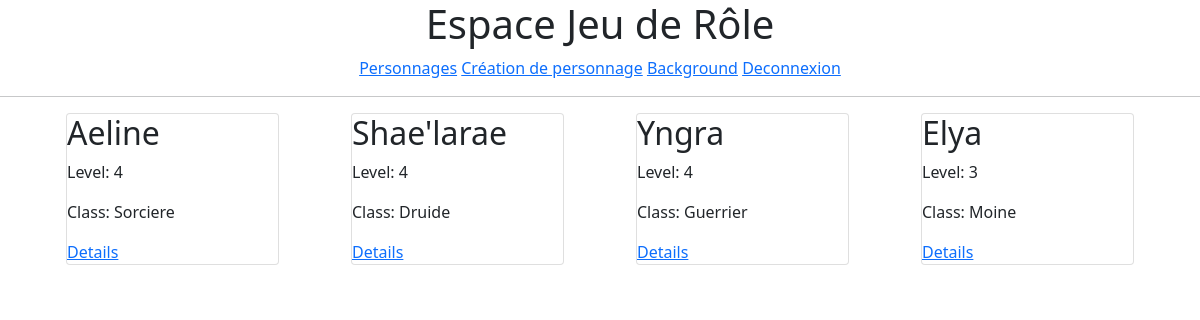
The app's page /index.php (signed in) with its own data.
### tables this page shows
CREATE TABLE IF NOT EXISTS `personnage` (
  `id` int(11) NOT NULL AUTO_INCREMENT,
  `id_user` int(11) NOT NULL,
  `id_description` int(11) NOT NULL DEFAULT '0',
  `name` varchar(30) NOT NULL,
  `class` varchar(30) NOT NULL,
  `level` int(10) NOT NULL,
  `race` varchar(30) NOT NULL,
  `hp` int(3) NOT NULL,
  `strength` int(2) NOT NULL,
  `dexterity` int(2) NOT NULL,
  `constitution` int(2) NOT NULL,
  `intelligence` int(2) NOT NULL,
  `wisdom` varchar(2) NOT NULL,
  `charisma` varchar(2) NOT NULL,
  PRIMARY KEY (`id`)
);

### requete_sql.php (called while the page is built, shortened)
<?php
function getPersonnage($id_user){
    $bdd = MyPDO::getInstance();
    $sql = $bdd->prepare("SELECT * from personnage WHERE id_user = ? OR id_user = 0");
    $sql->execute(array($id_user));
    return $sql->fetchAll();
}

### index.php (the view)
<?php
$header = include("header.php");
include "class/webpage.class.php";
include "requete_sql.php";
$html = $header;
$html .= <<<HTML
    <div class="container">
        <div class="row">
HTML;
if(isset($_SESSION["id"])){
  $id = $_SESSION["id"];
} else {
  $id = 0;
}
foreach(getPersonnage($id) as $donnee){
$html .= <<<HTML
<section class=col-3>
  <div class="container">
    <div class="card">
      <div class="box">
        <div class="content">
          <h2>$donnee[name]</h2>
          <p>Level: $donnee[level]</p>
          <p>Class: $donnee[class]</p>
          <a href="personnage.php?id=$donnee[id]" class="button">Details</a>
        </div>
      </div>
    </div>
  </div>
</section>
HTML;
}
$html .= <<<HTML
        </div>
    </div>
HTML;
$page = new WebPage("Backgrounds");
$page->appendContent($html);
$page->appendCssUrl("css/style.css");
$page->appendCssUrl("https://cdn.jsdelivr.net/npm/bootstrap@5.0.0-beta2/dist/css/bootstrap.min.css");
echo $page->buildPage();

### header.php (shortened to what this page needs)
<?php
$html = <<<HTML
<h1 style="text-align:center;">Espace Jeu de Rôle</h1>
<nav>
    <ul class="nav_bar">
        <li><a href="index.php">Personnages</a></li>
        <li><a href="creation_personnage.php">Création de personnage</a></li>
        <li><a href="background.php">Background</a></li>
HTML;
    if(isset($_SESSION["id"])){
        $html .= <<<HTML
            <li><a href="deconnexion.php">Deconnexion</a></li>
HTML;
    } else {
        $html .= <<<HTML
            <li><a href="connexion.php">Connexion/Inscription</a></li>
HTML;
    }
    $html .= <<<HTML
    </ul>
</nav>
<hr>
HTML;
return $html;

### class/webpage.class.php (shortened to what this page needs)
<?php
class WebPage {
    public $title = null;
    protected $lang = "fr";
    protected $head = "";
    protected $body = "";
    function __construct($title) {
        $this->title = $title;
    }
    public function appendtoHead(string $content) {
        $this->head .= $content;
    }
    public function appendContent(string $content) {
        $this->body .= $content;
    }
    public function buildPage() {
        $start = "<!doctype html>
                  <html lang=\"$this->lang\">
                  <head>
                  <meta charset=\"utf-8\">
                  <title>$this->title</title>";
        $middle = "</head>
                   <body>";
        $end = "</body>
                </html>";
        return $start . $this->head . $middle . $this->body . $end;
    }
}

### css/style.css (style rules this page uses)
* { margin: 0px; padding: 0px; font-family: 'Segoe UI', Tahoma, Geneva, Verdana, sans-serif; }
.nav_bar { margin: 0; padding: 0; list-style: none; text-align: center; }
.nav_bar li { display: inline; color: blue; text-align: center; width: 20%; }

### records on screen
personnage: name "Aeline", level "4", class "Sorciere"
personnage: name "Shae'larae", level "4", class "Druide"
personnage: name "Yngra", level "4", class "Guerrier"
personnage: name "Elya", level "3", class "Moine"
